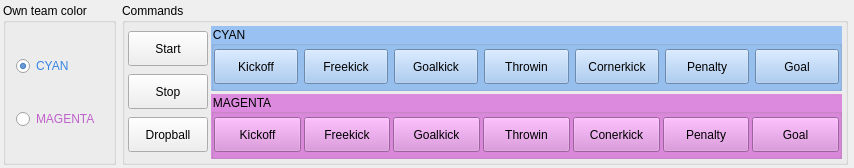
<?xml version="1.0" encoding="UTF-8"?>
<ui version="4.0">
 <class>PlayerServerWidget</class>
 <widget class="QWidget" name="PlayerServerWidget">
  <property name="geometry">
   <rect>
    <x>0</x>
    <y>0</y>
    <width>854</width>
    <height>168</height>
   </rect>
  </property>
  <property name="windowTitle">
   <string>PlayerServer</string>
  </property>
  <layout class="QHBoxLayout" name="horizontalLayout" stretch="0,0,1,0">
   <property name="spacing">
    <number>3</number>
   </property>
   <property name="leftMargin">
    <number>3</number>
   </property>
   <property name="topMargin">
    <number>3</number>
   </property>
   <property name="rightMargin">
    <number>3</number>
   </property>
   <property name="bottomMargin">
    <number>3</number>
   </property>
   <item>
    <widget class="QGroupBox" name="grpColor">
     <property name="title">
      <string>Own team color</string>
     </property>
     <layout class="QVBoxLayout" name="verticalLayout_4">
      <property name="spacing">
       <number>3</number>
      </property>
      <property name="leftMargin">
       <number>10</number>
      </property>
      <property name="topMargin">
       <number>3</number>
      </property>
      <property name="rightMargin">
       <number>0</number>
      </property>
      <property name="bottomMargin">
       <number>3</number>
      </property>
      <item>
       <widget class="QRadioButton" name="rbtnCyan">
        <property name="maximumSize">
         <size>
          <width>100</width>
          <height>16777215</height>
         </size>
        </property>
        <property name="styleSheet">
         <string notr="true">color: rgb(53, 132, 228);</string>
        </property>
        <property name="text">
         <string>CYAN</string>
        </property>
        <property name="checked">
         <bool>true</bool>
        </property>
       </widget>
      </item>
      <item>
       <widget class="QRadioButton" name="rbtnMagenta">
        <property name="maximumSize">
         <size>
          <width>100</width>
          <height>16777215</height>
         </size>
        </property>
        <property name="styleSheet">
         <string notr="true">color: rgb(192, 97, 203);</string>
        </property>
        <property name="text">
         <string>MAGENTA</string>
        </property>
       </widget>
      </item>
     </layout>
    </widget>
   </item>
   <item>
    <widget class="Line" name="line_2">
     <property name="orientation">
      <enum>Qt::Horizontal</enum>
     </property>
    </widget>
   </item>
   <item>
    <widget class="QGroupBox" name="groupBox">
     <property name="styleSheet">
      <string notr="true"/>
     </property>
     <property name="title">
      <string>Commands</string>
     </property>
     <layout class="QHBoxLayout" name="horizontalLayout_4">
      <property name="spacing">
       <number>3</number>
      </property>
      <property name="leftMargin">
       <number>3</number>
      </property>
      <property name="topMargin">
       <number>3</number>
      </property>
      <property name="rightMargin">
       <number>3</number>
      </property>
      <property name="bottomMargin">
       <number>3</number>
      </property>
      <item>
       <layout class="QVBoxLayout" name="verticalLayout_3">
        <item>
         <widget class="QPushButton" name="pushButton_16">
          <property name="minimumSize">
           <size>
            <width>0</width>
            <height>35</height>
           </size>
          </property>
          <property name="maximumSize">
           <size>
            <width>80</width>
            <height>16777215</height>
           </size>
          </property>
          <property name="text">
           <string>Start</string>
          </property>
         </widget>
        </item>
        <item>
         <widget class="QPushButton" name="pushButton_17">
          <property name="minimumSize">
           <size>
            <width>0</width>
            <height>35</height>
           </size>
          </property>
          <property name="maximumSize">
           <size>
            <width>80</width>
            <height>16777215</height>
           </size>
          </property>
          <property name="text">
           <string>Stop</string>
          </property>
         </widget>
        </item>
        <item>
         <widget class="QPushButton" name="pushButton_15">
          <property name="minimumSize">
           <size>
            <width>0</width>
            <height>35</height>
           </size>
          </property>
          <property name="maximumSize">
           <size>
            <width>80</width>
            <height>16777215</height>
           </size>
          </property>
          <property name="text">
           <string>Dropball</string>
          </property>
         </widget>
        </item>
       </layout>
      </item>
      <item>
       <layout class="QVBoxLayout" name="verticalLayout">
        <item>
         <widget class="QGroupBox" name="grpCyan">
          <property name="minimumSize">
           <size>
            <width>100</width>
            <height>0</height>
           </size>
          </property>
          <property name="styleSheet">
           <string notr="true">background-color: rgb(153, 193, 241);</string>
          </property>
          <property name="title">
           <string>CYAN</string>
          </property>
          <layout class="QHBoxLayout" name="horizontalLayout_2">
           <property name="leftMargin">
            <number>0</number>
           </property>
           <property name="topMargin">
            <number>0</number>
           </property>
           <property name="rightMargin">
            <number>0</number>
           </property>
           <property name="bottomMargin">
            <number>0</number>
           </property>
           <item>
            <widget class="QPushButton" name="pushButton">
             <property name="minimumSize">
              <size>
               <width>0</width>
               <height>35</height>
              </size>
             </property>
             <property name="text">
              <string>Kickoff</string>
             </property>
            </widget>
           </item>
           <item>
            <widget class="QPushButton" name="pushButton_2">
             <property name="minimumSize">
              <size>
               <width>0</width>
               <height>35</height>
              </size>
             </property>
             <property name="text">
              <string>Freekick</string>
             </property>
            </widget>
           </item>
           <item>
            <widget class="QPushButton" name="pushButton_3">
             <property name="minimumSize">
              <size>
               <width>0</width>
               <height>35</height>
              </size>
             </property>
             <property name="text">
              <string>Goalkick</string>
             </property>
            </widget>
           </item>
           <item>
            <widget class="QPushButton" name="pushButton_7">
             <property name="minimumSize">
              <size>
               <width>0</width>
               <height>35</height>
              </size>
             </property>
             <property name="text">
              <string>Throwin</string>
             </property>
            </widget>
           </item>
           <item>
            <widget class="QPushButton" name="pushButton_9">
             <property name="minimumSize">
              <size>
               <width>0</width>
               <height>35</height>
              </size>
             </property>
             <property name="text">
              <string>Cornerkick</string>
             </property>
            </widget>
           </item>
           <item>
            <widget class="QPushButton" name="pushButton_11">
             <property name="minimumSize">
              <size>
               <width>0</width>
               <height>35</height>
              </size>
             </property>
             <property name="text">
              <string>Penalty</string>
             </property>
            </widget>
           </item>
           <item>
            <widget class="QPushButton" name="pushButton_13">
             <property name="minimumSize">
              <size>
               <width>0</width>
               <height>35</height>
              </size>
             </property>
             <property name="text">
              <string>Goal</string>
             </property>
            </widget>
           </item>
          </layout>
         </widget>
        </item>
        <item>
         <widget class="QGroupBox" name="grpMagenta">
          <property name="minimumSize">
           <size>
            <width>100</width>
            <height>0</height>
           </size>
          </property>
          <property name="styleSheet">
           <string notr="true">background-color: rgb(220, 138, 221);
</string>
          </property>
          <property name="title">
           <string>MAGENTA</string>
          </property>
          <layout class="QHBoxLayout" name="horizontalLayout_3">
           <property name="spacing">
            <number>3</number>
           </property>
           <property name="leftMargin">
            <number>0</number>
           </property>
           <property name="topMargin">
            <number>0</number>
           </property>
           <property name="rightMargin">
            <number>0</number>
           </property>
           <property name="bottomMargin">
            <number>0</number>
           </property>
           <item>
            <widget class="QPushButton" name="pushButton_4">
             <property name="minimumSize">
              <size>
               <width>0</width>
               <height>35</height>
              </size>
             </property>
             <property name="text">
              <string>Kickoff</string>
             </property>
            </widget>
           </item>
           <item>
            <widget class="QPushButton" name="pushButton_6">
             <property name="minimumSize">
              <size>
               <width>0</width>
               <height>35</height>
              </size>
             </property>
             <property name="text">
              <string>Freekick</string>
             </property>
            </widget>
           </item>
           <item>
            <widget class="QPushButton" name="pushButton_5">
             <property name="minimumSize">
              <size>
               <width>0</width>
               <height>35</height>
              </size>
             </property>
             <property name="text">
              <string>Goalkick</string>
             </property>
            </widget>
           </item>
           <item>
            <widget class="QPushButton" name="pushButton_10">
             <property name="minimumSize">
              <size>
               <width>0</width>
               <height>35</height>
              </size>
             </property>
             <property name="text">
              <string>Throwin</string>
             </property>
            </widget>
           </item>
           <item>
            <widget class="QPushButton" name="pushButton_8">
             <property name="minimumSize">
              <size>
               <width>0</width>
               <height>35</height>
              </size>
             </property>
             <property name="text">
              <string>Conerkick</string>
             </property>
            </widget>
           </item>
           <item>
            <widget class="QPushButton" name="pushButton_12">
             <property name="minimumSize">
              <size>
               <width>0</width>
               <height>35</height>
              </size>
             </property>
             <property name="text">
              <string>Penalty</string>
             </property>
            </widget>
           </item>
           <item>
            <widget class="QPushButton" name="pushButton_14">
             <property name="minimumSize">
              <size>
               <width>0</width>
               <height>35</height>
              </size>
             </property>
             <property name="text">
              <string>Goal</string>
             </property>
            </widget>
           </item>
          </layout>
         </widget>
        </item>
       </layout>
      </item>
     </layout>
    </widget>
   </item>
   <item>
    <widget class="Line" name="line">
     <property name="orientation">
      <enum>Qt::Horizontal</enum>
     </property>
    </widget>
   </item>
  </layout>
 </widget>
 <resources/>
 <connections/>
</ui>
